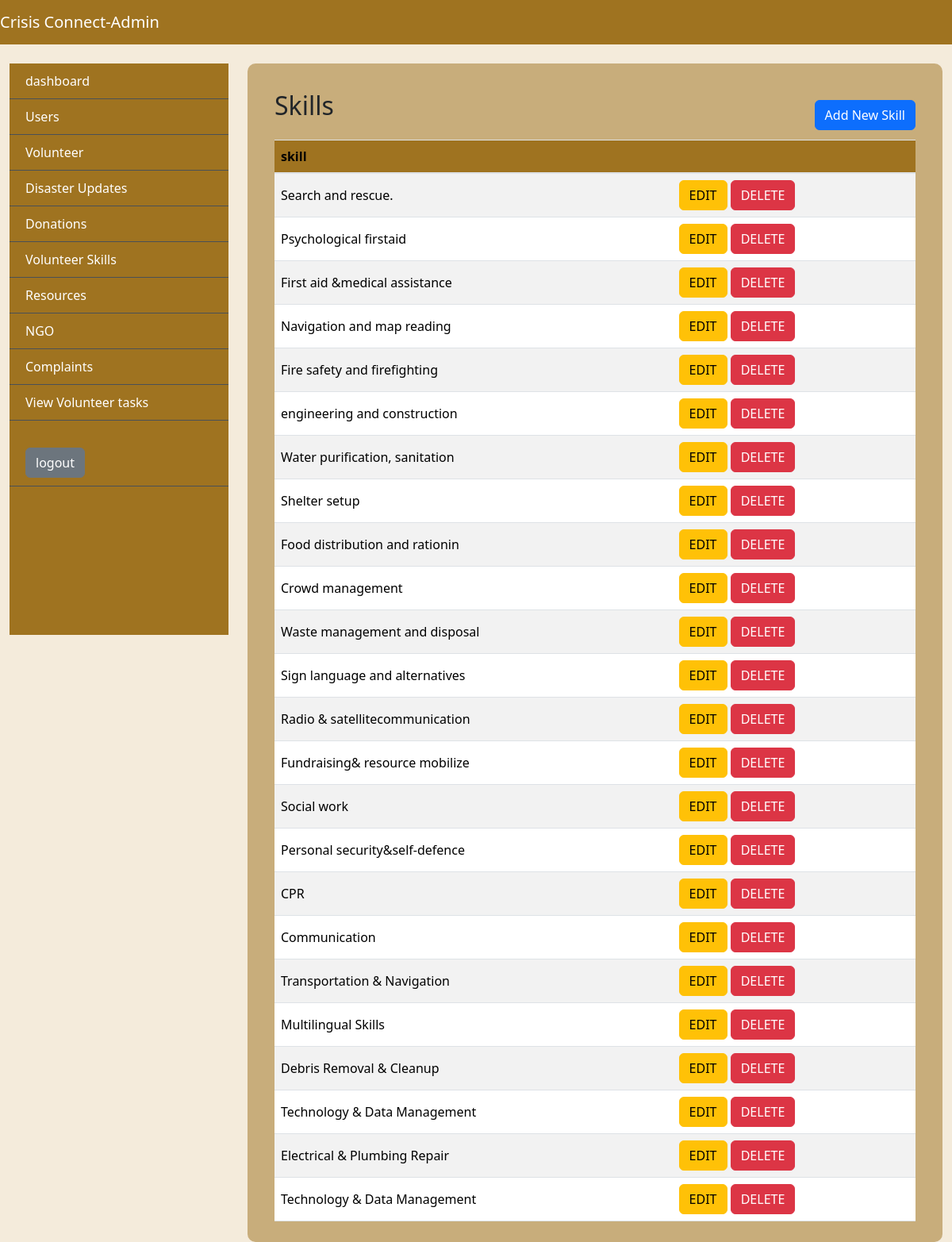
Screenshot of /addnmanageskill with the database file from the repository.
### app/models.py (models this page shows)
class SkillTable(models.Model):
    skill = models.CharField(max_length=30, null=True, blank=True)

### app/views.py (the view)
# urls.py: path('addnmanageskill', Addnmanageskill.as_view(), name="addnmanageskill"),
class Addnmanageskill(View):
    def get(self, request):
        obj=SkillTable.objects.all()
        return render(request,"administrator/addnmanageskill.html",{'val':obj})

### templates/administrator/addnmanageskill.html (shortened to what this page needs)
{% extends 'administrator/base.html' %}
{%block body%}
<div class="tbl-div">
  <div class="content container-fluid">
    <div class="container-fluid mt-4">
      <div class="head">
        <h2 class="mb-4">Skills</h2>
      <button class="btn btn-primary" data-bs-toggle="modal" data-bs-target="#eventModal">Add New
        Skill</button>
      </div>
      <div class="table-responsive">
        <table class="table user-table table-striped">
          <thead>
            <tr>
              <th>skill</th>
              <th></th>
            </tr>
          </thead>
          <tbody>
            {% for i in val %}
            <tr>
              <td>{{i.skill}} </td>
              <td> <a class="btn btn-warning" href="/editSkill/{{i.id}}">EDIT</a>
                <a class="btn btn-danger" href="/delete_skill/{{i.id}}"
                  onclick="return confirm('are you sure?')">DELETE</a>
              </td>
            </tr>
            {%endfor%}
          </tbody>
        </table>
      </div>
    </div>
  </div>
</div>
{%endblock%}

### static/css/baseStyle.css (style rules this page uses)
:root { --bg-color: #f4ebdb; --bg-color2: #9f7320; --bg-color-hover: #5d400a; --border-color: #495057; --danger-bg-color:#dc3545; --text-color1: #333; --text-color2:#fff; --text-color3:#484a4a; --table-td-color:#00ADB5; --accept-color:#28a745; --view-color:#065bb6; }
* { margin: 0; padding: 0; box-sizing: border-box; }
body { background-color: var(--bg-color); }
.head { display: flex; justify-content: space-between; align-items:center ; align-content: center; }
.tbl-div { width: 100%; padding: 10px; background-color: #9f732082; border-radius: 10px; }
.user-table th, .user-table td { vertical-align: middle; }
.user-table th { font-weight: bold; background-color: var(--bg-color2); }
.user-table th { font-weight: bold; }
a { text-decoration: none; color: var(--text-color2); }
:root { --progress-bar-width: 50px; --progress-bar-height: 50px; --font-size: 15px; }

### rows the page displays
SkillTable: skill "Search and rescue."
SkillTable: skill "Psychological firstaid"
SkillTable: skill "First aid &medical assistance"
SkillTable: skill "Navigation and map reading"
SkillTable: skill "Fire safety and firefighting"
SkillTable: skill "engineering and construction"
SkillTable: skill "Water purification, sanitation"
SkillTable: skill "Shelter setup"
SkillTable: skill "Food distribution and rationin"
SkillTable: skill "Crowd management"
SkillTable: skill "Waste management and disposal"
SkillTable: skill "Sign language and alternatives"
SkillTable: skill "Radio & satellitecommunication"
SkillTable: skill "Fundraising& resource mobilize"
SkillTable: skill "Social work"
SkillTable: skill "Personal security&self-defence"
SkillTable: skill "CPR"
SkillTable: skill "Communication"
SkillTable: skill "Transportation & Navigation"
SkillTable: skill "Multilingual Skills"
SkillTable: skill "Debris Removal & Cleanup"
SkillTable: skill "Technology & Data Management"
SkillTable: skill "Electrical & Plumbing Repair"
SkillTable: skill "Technology & Data Management"
